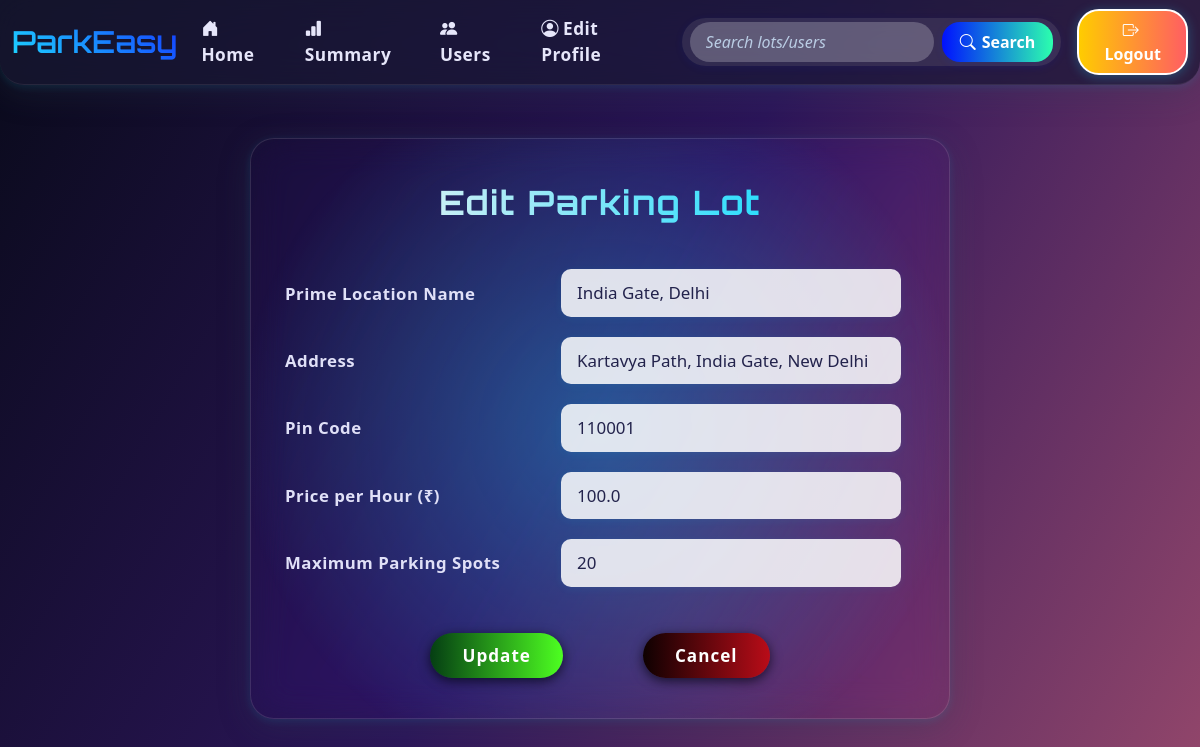
Page /admin/lots/edit/1 (signed in) on the committed database.
### models.py (models this page shows)
class ParkingLot(db.Model):
    __tablename__ = 'parking_lots'
    id = db.Column(db.Integer, primary_key=True)
    prime_location_name = db.Column(db.String(100), nullable=False)
    price_per_hour = db.Column(db.Float, nullable=False)
    address = db.Column(db.String(200), nullable=False)
    pin_code = db.Column(db.String(6), nullable=False)
    max_spots = db.Column(db.Integer, nullable=False)
    description = db.Column(db.Text, nullable=True)  # Optional
    spots = db.relationship('ParkingSpot', backref='lot', lazy=True, cascade='all, delete-orphan')

### app.py (the view, shortened to what this page needs)
@app.route('/admin/lots/edit/<int:lot_id>', methods=['GET', 'POST'])
def edit_lot(lot_id):
    if session.get('role') != 'admin':
        flash("Unauthorized access!", "warning")
        return redirect(url_for('login'))
    lot = ParkingLot.query.get_or_404(lot_id)
    return render_template('admin/edit_lot.html', lot=lot)

### templates/admin/edit_lot.html (shortened to what this page needs)
{% extends 'admin/layout.html' %}
{% block content %}
<div class="edit-lot-card">
    <div class="edit-lot-title">Edit Parking Lot</div>
    <form method="POST" autocomplete="off">
        <table class="edit-table">
            <tr>
                <td><label for="prime_location_name">Prime Location Name</label></td>
                <td><input type="text" class="form-control" id="prime_location_name" name="prime_location_name" value="{{ lot.prime_location_name }}" required></td>
            </tr>
            <tr>
                <td><label for="address">Address</label></td>
                <td><input type="text" class="form-control" id="address" name="address" value="{{ lot.address }}" required></td>
            </tr>
            <tr>
                <td><label for="pin_code">Pin Code</label></td>
                <td><input type="text" class="form-control" id="pin_code" name="pin_code" value="{{ lot.pin_code }}" required></td>
            </tr>
            <tr>
                <td><label for="price_per_hour">Price per Hour (₹)</label></td>
                <td><input type="number" step="0.01" class="form-control" id="price_per_hour" name="price_per_hour" value="{{ lot.price_per_hour }}" required></td>
            </tr>
            <tr>
                <td><label for="max_spots">Maximum Parking Spots</label></td>
                <td><input type="number" class="form-control" id="max_spots" name="max_spots" value="{{ lot.max_spots }}" required></td>
            </tr>
        </table>
        <div class="btn-group">
            <button type="submit" class="btn-save">Update</button>
            <a href="{{ url_for('manage_lots') }}" class="btn-cancel">Cancel</a>
        </div>
    </form>
</div>
{% endblock %}

### templates/admin/layout.html (style rules this page uses)
body { margin: 0; padding-top: 90px; font-family: 'Segoe UI', Tahoma, Geneva, Verdana, sans-serif; background: linear-gradient(to right, #000000, #0c0a4e, #34215f, #94476b); color: #f8f9fa; min-height: 100vh; }

### templates/admin/edit_lot.html (style rules this page uses)
body { background: linear-gradient(120deg, #090a1a 0%, #2c165a 50%, #94476b 100%); color: #fff; min-height: 100vh; }
.edit-lot-card { max-width: 700px; margin: 48px auto; padding: 38px 34px 30px 34px; background: rgba(255,255,255,0.12); border-radius: 24px; box-shadow: 0 8px 32px 0 rgba(44, 62, 80, 0.27), 0 2px 8px 0 rgba(30,221,255,0.12); backdrop-filter: blur(18px) saturate(120%); -webkit-backdrop-filter: blur(18px) saturate(120%); border: 1.5px solid rgba(255,255,255,0.12); color: #fff; position: relative; overflow: hidden; background: radial-gradient(circle, #1eddff55 0%, transparent 80%); margin-bottom:30px; }
.edit-lot-title { font-family: 'Orbitron', sans-serif; font-size: 2.1rem; font-weight: 700; letter-spacing: 1.5px; background: linear-gradient(90deg, #f3f3f3 10%, #02d9ff 90%); -webkit-background-clip: text; -webkit-text-fill-color: transparent; margin-bottom: 32px; text-align: center; position: relative; z-index: 2; }
.edit-table { width: 100%; margin-bottom: 24px; }
.edit-table td { padding: 10px 14px 10px 0; vertical-align: middle; border: none; }
.edit-table label { font-weight: 600; color: #e0e0f7; letter-spacing: 0.5px; font-size: 1.05rem; margin-bottom: 0; }
.edit-lot-card .form-control { background: rgba(255,255,255,0.85); border: none; border-radius: 10px; color: #23234c; font-weight: 500; padding: 11px 16px; font-size: 1.06rem; box-shadow: 0 2px 8px rgba(30,221,255,0.07); transition: box-shadow 0.3s, background 0.3s; }
.btn-group { display: flex; justify-content: center; gap: 80px; margin-top: 36px; margin-bottom: 10px; z-index: 2; position: relative; }
.btn-save { background: linear-gradient(90deg, #053e13 0%, #4dff21 100%); color: #fff; border: none; padding: 10px 32px; border-radius: 50px; font-weight: bold; font-size: 1.07rem; box-shadow: 0px 3px 12px rgba(1, 3, 12, 0.7); transition: background 0.3s, transform 0.2s, box-shadow 0.3s; letter-spacing: 1px; }
.btn-cancel { background: linear-gradient(90deg, #0e0101 0%, #b90c18 100%); color: #fff; border: none; padding: 10px 32px; border-radius: 50px; text-decoration: none; font-weight: bold; font-size: 1.07rem; box-shadow: 0px 3px 12px rgba(1, 3, 12, 0.7); transition: background 0.3s, transform 0.2s, box-shadow 0.3s; letter-spacing: 1px; }

### rows in the picture
ParkingLot: prime_location_name "India Gate, Delhi", address "Kartavya Path, India Gate, New Delhi", pin_code "110001", price_per_hour "100.0", max_spots "20"
